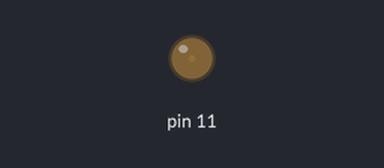
A sketch run on a simulated Arduino Uno, built with avr-gcc and run on an emulated ATmega328P. On the bench: output pins drawn as LEDs (lit = HIGH).

Above: at 0.05 s.
At 1.3 s:
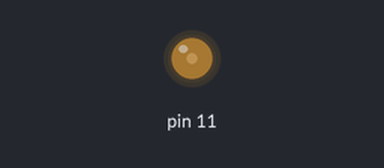
At 2.55 s:
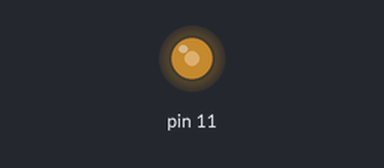
At 5.1 s:
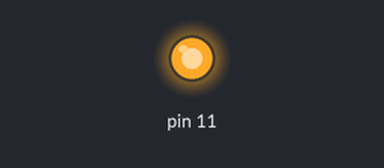
Timing chart, 0 to 6.7 s (numbered marks = the images above):
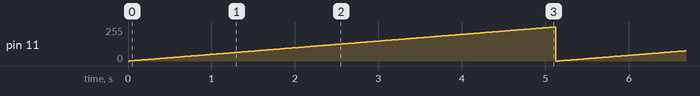

The sketch:

fadein.ino
```cpp
void setup()
{
pinMode(11, OUTPUT);
}
void loop()
{
for (int i = 0; i <= 256; i++) {
analogWrite(11, i);
delay(20);
}}
```

Measured:
- by itself, pin 11: ramps from 0/255 to 255/255 and jumps back, once every 5.1 s
